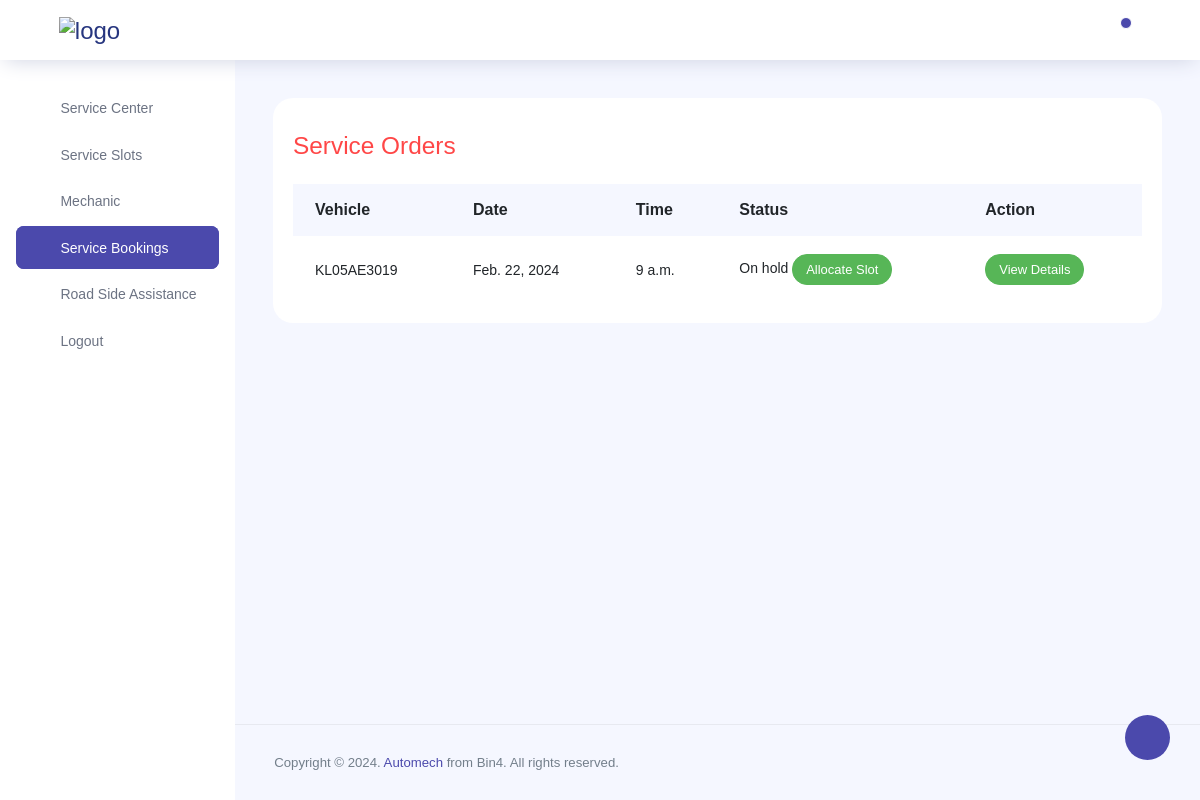
/manager/service/booking/ (signed in), run on the app's committed database.
### client/models.py (models this page shows, shortened)
class ServiceOrder(models.Model):
    STATUS_CHOICES = (
        ('on hold', 'On hold'),
        ('pending', 'Pending'),
        ('processing', 'Processing'),
        ('completed', 'Completed'),
        ('cancelled', 'Cancelled'),
    )
    vehicle = models.ForeignKey(Vehicleinfo, on_delete=models.CASCADE)
    service_center = models.ForeignKey(ServiceCenter, on_delete=models.CASCADE)
    date = models.DateField()
    time = models.TimeField()
    slug = models.SlugField(unique=True, default=uuid.uuid4, editable=False, max_length=36)
    status = models.CharField(max_length=20, choices=STATUS_CHOICES, default='on hold')

class Vehicleinfo(models.Model):
    client = models.OneToOneField(User, on_delete=models.CASCADE)
    model_variant = models.ForeignKey(ModelVariant, on_delete=models.CASCADE)
    vehicle_Regno = models.CharField(max_length=20, unique=True)

### client/manager_views.py (the view)
# urls.py: path('service/booking/',views.manager_bookings,name="manager_booking"),
@manager_required
def manager_bookings(request):
    user = request.user
    center = ServiceCenter.objects.get(manager = user)
    service_orders = ServiceOrder.objects.filter(service_center=center)
    order_items =ServiceOrderItem.objects.all()
    context = {
        'service_orders': service_orders,
        'orderitems' : order_items
    }
    return render(request, 'manager/manager_booking.html',context)

### client/models.py (called while the page is built)
    def __str__(self):
        return self.make_name

    def __str__(self):
        return f"{self.model.model_name} - {self.variant_name}"

    def __str__(self):
        return self.service_name

### templates/manager/manager_booking.html (shortened to what this page needs)
{% extends 'manager/managerbase.html' %}
{% block content %}
  {% load static %}
  <div class="row">
    <div class="col-md-12 grid-margin stretch-card">
      <div class="card">
        <div class="card-body">
          <h3 class="text-danger mt-3">Service Orders</h3>
          <br />
          {% if service_orders %}
            <table class="table table-striped table-borderless">
              <tr>
                <th scope="col">Vehicle</th>
                <th scope="col">Date</th>
                <th scope="col">Time</th>
                <th scope="col">Status</th>
                <th scope="col">Action</th>
              </tr>
              {% for service_order in service_orders %}
                <tr>
                  <td>{{ service_order.vehicle.vehicle_Regno }}</td>
                  <td>{{ service_order.date }}</td>
                  <td>{{ service_order.time }}</td>
                  <td>
                    {{ service_order.status.capitalize }}
                    {% if service_order.status == 'on hold' %}
                      <button class="btn btn-success btn-sm">Allocate Slot</button>
                    {% endif %}
                  </td>
                  <td data-toggle="collapse" data-target="#details{{ service_order.slug }}" class="clickable">
                    <button class="btn btn-success btn-sm">View Details</button>
                  </td>
                </tr>
              {% endfor %}
            </table>
          {% endif %}
        </div>
      </div>
    </div>
  </div>
{% endblock %}

### data on the page
ServiceOrder: vehicle.vehicle_Regno "KL05AE3019", date "Feb. 22, 2024", time "9 a.m.", status "On hold", shows "Allocate Slot"
